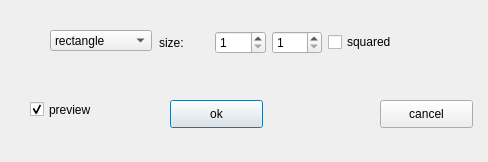
<?xml version="1.0" encoding="UTF-8"?>
<ui version="4.0">
 <class>MorMatInput</class>
 <widget class="QDialog" name="MorMatInput">
  <property name="geometry">
   <rect>
    <x>0</x>
    <y>0</y>
    <width>488</width>
    <height>162</height>
   </rect>
  </property>
  <property name="windowTitle">
   <string>SettingMorphologyMat</string>
  </property>
  <widget class="QPushButton" name="btnOK">
   <property name="geometry">
    <rect>
     <x>170</x>
     <y>100</y>
     <width>93</width>
     <height>28</height>
    </rect>
   </property>
   <property name="text">
    <string>ok</string>
   </property>
  </widget>
  <widget class="QPushButton" name="btnCancel">
   <property name="geometry">
    <rect>
     <x>380</x>
     <y>100</y>
     <width>93</width>
     <height>28</height>
    </rect>
   </property>
   <property name="text">
    <string>cancel</string>
   </property>
  </widget>
  <widget class="QCheckBox" name="cboxPreview">
   <property name="geometry">
    <rect>
     <x>30</x>
     <y>100</y>
     <width>91</width>
     <height>19</height>
    </rect>
   </property>
   <property name="text">
    <string>preview</string>
   </property>
   <property name="checked">
    <bool>true</bool>
   </property>
  </widget>
  <widget class="QWidget" name="layoutWidget">
   <property name="geometry">
    <rect>
     <x>159</x>
     <y>31</y>
     <width>238</width>
     <height>23</height>
    </rect>
   </property>
   <layout class="QHBoxLayout" name="horizontalLayout">
    <item>
     <widget class="QLabel" name="label">
      <property name="text">
       <string>size:</string>
      </property>
     </widget>
    </item>
    <item>
     <widget class="QSpinBox" name="sboxWidth">
      <property name="minimum">
       <number>1</number>
      </property>
     </widget>
    </item>
    <item>
     <widget class="QSpinBox" name="sboxHeight">
      <property name="minimum">
       <number>1</number>
      </property>
     </widget>
    </item>
    <item>
     <widget class="QCheckBox" name="cboxSquared">
      <property name="text">
       <string>squared</string>
      </property>
     </widget>
    </item>
   </layout>
  </widget>
  <widget class="QComboBox" name="cboxType">
   <property name="geometry">
    <rect>
     <x>50</x>
     <y>30</y>
     <width>102</width>
     <height>21</height>
    </rect>
   </property>
   <item>
    <property name="text">
     <string>rectangle</string>
    </property>
   </item>
   <item>
    <property name="text">
     <string>ellipse</string>
    </property>
   </item>
  </widget>
 </widget>
 <resources/>
 <connections>
  <connection>
   <sender>btnOK</sender>
   <signal>pressed()</signal>
   <receiver>MorMatInput</receiver>
   <slot>accept()</slot>
   <hints>
    <hint type="sourcelabel">
     <x>191</x>
     <y>119</y>
    </hint>
    <hint type="destinationlabel">
     <x>109</x>
     <y>89</y>
    </hint>
   </hints>
  </connection>
  <connection>
   <sender>btnCancel</sender>
   <signal>pressed()</signal>
   <receiver>MorMatInput</receiver>
   <slot>reject()</slot>
   <hints>
    <hint type="sourcelabel">
     <x>334</x>
     <y>122</y>
    </hint>
    <hint type="destinationlabel">
     <x>442</x>
     <y>113</y>
    </hint>
   </hints>
  </connection>
 </connections>
</ui>
